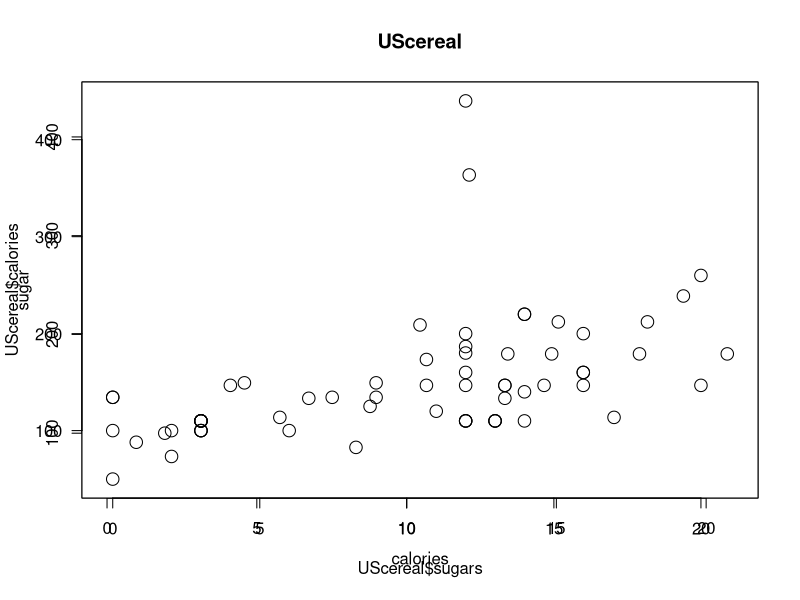
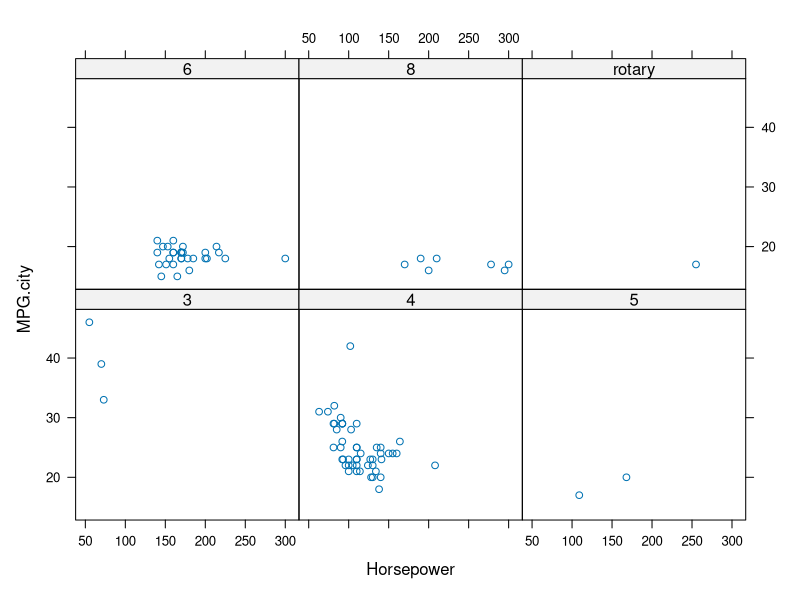
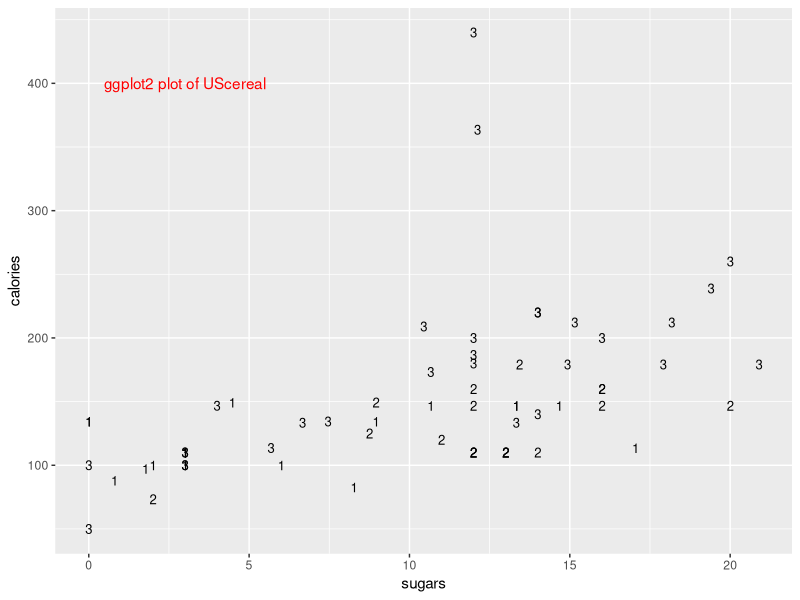
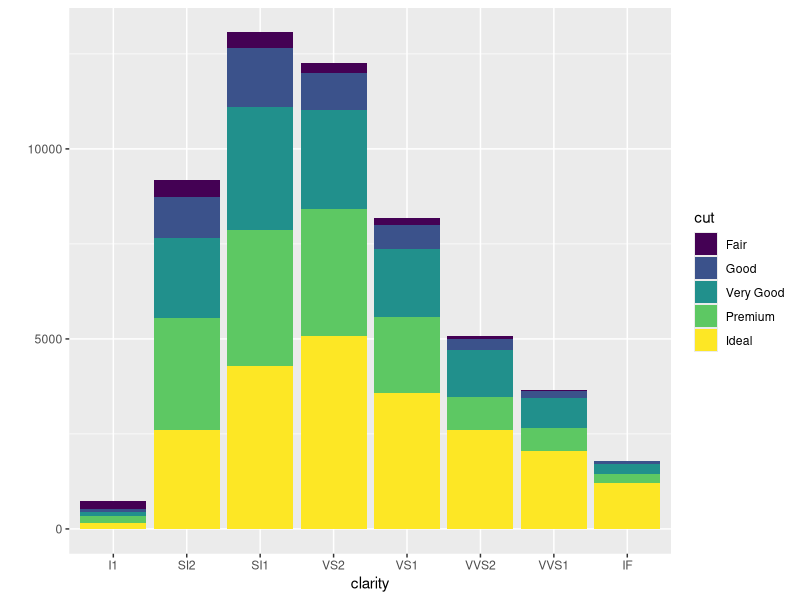

Recreate these plots in R, in order. (Note: this script raises an error after producing the figures.)
install.packages("MASS")
library(MASS)

plot(UScereal$sugars, UScereal$calories, type="p")
title("UScereal")

# # # # #

library(grid)

x = UScereal$sugars
y = UScereal$calories

pushViewport(plotViewport())
pushViewport(dataViewport(x,y))
grid.rect()
grid.xaxis()
grid.yaxis()
grid.points(x, y)
grid.text("sugar", x=unit(-3, "lines"), rot=90)
grid.text("calories", y=unit(-3, "lines"), rot=0)
popViewport(2)

# # # # #

library(lattice)
xyplot(MPG.city~Horsepower | Cylinders, data=Cars93)

# # # # #

library(ggplot2)
title = "ggplot2 plot of UScereal"
plot = ggplot(UScereal, aes(x=sugars, y=calories))
plot + geom_point(shape=as.character(UScereal$shelf), size=3) +
  annotate("text", label=title, x=3, y=400, colour="red")

# # # # #

# same output
qplot(clarity, data=diamonds, fill=cut, geom="bar")
ggplot(diamons, aes(clarity, fill=cut) + geom_bar())

# # # # #

# scatterplot
qplot(wt, mpg, data=mtcars)

# transform input data with functions
qplot(log(wt), mpg-10, data=mtcars)

# add aesthetic mapping
qplot(wt, mpg, data=mtcars, color=qsec)

# change size of points
qplot(wt, mpg, data=mtcars, color=qsec, size=3)
qplot(wt, mpg, data=mtcars, color=qsec, size=I(3))

# continous scale vs discrete scale
qplot(wt, mpg, data=mtcars, color=cyl)
qplot(wt, mpg, data=mtcars, color=factor(cyl))

# different aesthetic mappings
qplot(wt, mpg, data=mtcars, shape=factor(cyl))
qplot(wt, mpg, data=mtcars, size=qsec)

# combine mappings
qplot(wt, mpg, data=mtcars, size=qsec, color=factor(cyl))
qplot(wt, mpg, data=mtcars, size=qsec, color=cyl)

# # # # #

# barplot
qplot(factor(cyl), data=mtcars, geom="bar")

# flip plot by 90degrees
qplot(factor(cyl), data=mtcars, geom="bar") + coord_flip()

# difference between fill/color bars
qplot(factor(cyl), data=mtcars, geom="bar", fill=factor(cyl))
qplot(factor(cyl), data=mtcars, geom="bar", color=factor(cyl))

# fill by variable
qplot(factor(cyl), data=mtcars, geom="bar", fill=factor(gear))

# different display of bars (stacked, dodged, identity)
qplot(clarity, data=diamonds, geom="bar", fill=cut)
qplot(clarity, data=diamonds, geom="bar", fill=cut, position="dodge")
qplot(clarity, data=diamonds, geom="bar", fill=cut, position="fill")
qplot(clarity, data=diamonds, geom="bar", fill=cut, position="identity")

diamonds

# ggplot histogram
qplot(carat, data=diamonds, geom="histogram")

# changing binwidth (sirina stolpcev)
qplot(carat, data=diamonds, geom="histogram", binwidth=0.1)
qplot(carat, data=diamonds, geom="histogram", binwidth=0.01)

# use geom to combine plots
qplot(wt, mpg, data=mtcars, geom=c("point", "smooth"))
qplot(wt, mpg, data=mtcars, color=factor(cyl), geom=c("point", "smooth"))

# tweeking the smooth plot ("loess"-method: polynomial surface using local fitting)
qplot(wt, mpg, data=mtcars, geom=c("point", "smooth"))

# removing standard error
qplot(wt, mpg, data=mtcars, geom=c("point", "smooth"), se=FALSE)

# making line more or less wiggly (span: 0-1)
qplot(wt, mpg, data=mtcars, geom=c("point", "smooth"), span=0.6)
qplot(wt, mpg, data=mtcars, geom=c("point", "smooth"), span=1)

# using linear modelling
qplot(wt, mpg, data=mtcars, geom=c("point", "smooth"), method="lm")

# using a custom formula for fitting
library(splines)
qplot(wt, mpg, data=mtcars, geom=c("point", "smooth"), method="lm", formula=y~ns(x,5))

# illustrate flip versus changing of variable allocation
qplot(mpg, wt, data=mtcars, facets=cyl~., geom=c("point", "smooth"))
qplot(mpg, wt, data=mtcars, facets=cyl~., geom=c("point", "smooth")) + coord_flip()
qplot(wt, mpg, data=mtcars, facets=cyl~., geom=c("point", "smooth"))

# # # # #

# create basic plot (hint: can not be displayed, no layers yet)
p.tmp = ggplot(mtcars, aes(mpg, wt, colour=factor(cyl)))
p.tmp

# using additional layers (hint: ggplot draws in layers)
p.tmp + layer(geom="point")
p.tmp + layer(geom="point") + layer(geom="line")
p.tmp

summary(p.tmp)

# saving plot
save(p.tmp, file="temp.rData")

# adding additional layer
p.tmp + geom_point()
p.tmp + geom_point() + geom_point(aes(y=disp))

p.tmp + geom_point(color="darkblue")

# overplotting
t.df = data.frame(x=rnorm(2000), y=rnorm(2000))
p.norm = ggplot(t.df, aes(x,y))
p.norm + geom_point()
p.norm + geom_point(shape=1)
p.norm + geom_point(shape=".")
p.norm + geom_point(colour=alpha("black", 1/2))
p.norm + geom_point(colour=alpha("blue", 1/10))

# using facets (hint: bug in margins -> doesn't work)
qplot(mpg, wt, data=mtcars, facets=.~cyl, geom="point")
qplot(mpg, wt, data=mtcars, facets=gear~cyl, geom="point")

# facet_wrap / facet_grid
qplot(mpg, wt, data=mtcars, facets=~cyl, geom="point")
p.tmp = ggplot(mtcars, aes(mpg, wt)) + geom_point()
p.tmp + facet_wrap(~cyl)
p.tmp + facet_wrap(~cyl, ncol=3)
p.tmp + facet_grid(gear~cyl)
p.tmp + facet_wrap(~cyl+gear)

# controlling scales in facets (default: scales="fixed")
p.tmp + facet_wrap(~cyl, scales="free")
p.tmp + facet_wrap(~cyl, scales="free_x")
p.tmp + facet_wrap(~cyl, scales="fixed")

# contstraint on facet_grid (all rows,columns same scale)
p.tmp + facet_grid(gear~cyl, scales="free_x")
p.tmp + facet_grid(gear~cyl, scales="free", space="free")

# using scales (color palettes, manual colors, matching of colors to values)
p.tmp = qplot(cut, data=diamonds, geom="bar", fill=cut)
p.tmp
p.tmp + scale_fill_brewer()
p.tmp + scale_fill_brewer(palette="Paired")
RColorBrewer::display.brewer.all()
p.tmp + scale_fill_manual(values=c("#7fc6bc","#083642","#b1df01","#cdef9c","#466b5d"))
p.tmp + scale_fill_manual("Color-Matching", c("Fair"="#78ac07", "Good"="#5b99d4",
                                              "Ideal"="#ff9900", "Very Good"="#5d6778", "Premium"="#da0027", "Not used"="#452354"))
# changing text (directly in qplot / additional shortcut)
qplot(mpg, wt, data=mtcars, colour=factor(cyl), geom="point", xlab="Descr. of x-axis", ylab="Descr. of y-axis", main="Our
Sample Plot")
qplot(mpg, wt, data=mtcars, colour=factor(cyl), geom="point") + xlab("x-axis")


